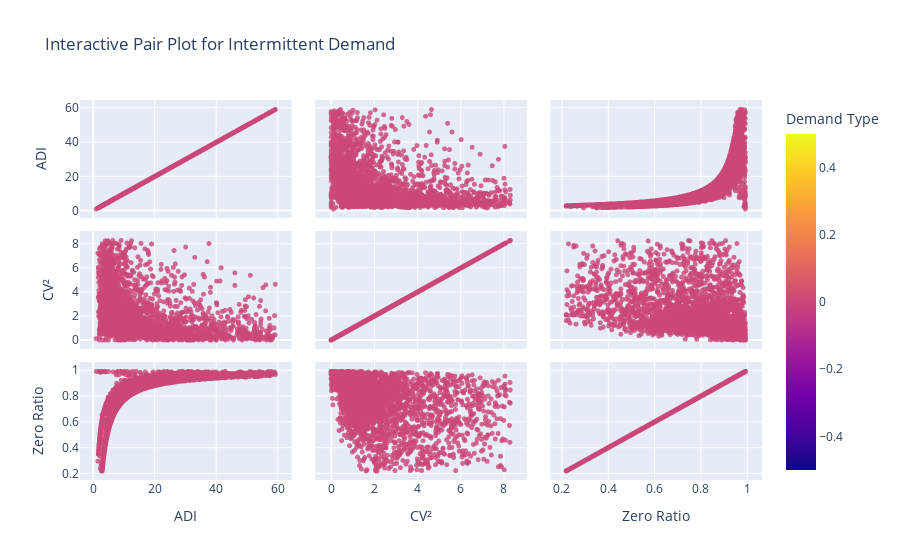

Notebook source saved alongside this figure:
### Code cell
fig = px.scatter_matrix(
    df_visual,
    # Liệt kê các cột muốn so sánh cặp
    dimensions=["ADI", "cv2", "zero_ratio"],
    color="demand_type_2",
    title="Interactive Pair Plot for Intermittent Demand",
    labels={
        "ADI": "ADI",
        "cv2": "CV²",
        "zero_ratio": "Zero Ratio",
        "demand_type_2": "Demand Type",
    },
)

# Tinh chỉnh marker như yêu cầu cũ
fig.update_traces(marker=dict(size=5, opacity=0.8))
fig.update_layout(legend_title_text="Demand Type")
print(name_mapping)
fig.show()

### Figure 1 — Plotly figure (JSON) as saved in the notebook; plotly's stock layout.template omitted (floating-point values rounded to 4 significant figures; data arrays with more than 128 entries replaced by an {"elided": "..."} marker saying what was removed)
{"data": [{"dimensions": [{"axis": {"matches": true}, "label": "ADI", "values": {"elided": "2984 float values"}}, {"axis": {"matches": true}, "label": "CV²", "values": {"elided": "2984 float values"}}, {"axis": {"matches": true}, "label": "Zero Ratio", "values": {"elided": "2984 float values"}}], "hovertemplate": "%{xaxis.title.text}=%{x}<br>%{yaxis.title.text}=%{y}<br>Demand Type=%{marker.color}<extra></extra>", "legendgroup": "", "marker": {"color": {"elided": "2984 int values"}, "coloraxis": "coloraxis", "opacity": 0.8, "size": 5, "symbol": "circle"}, "name": "", "showlegend": false, "type": "splom"}], "layout": {"coloraxis": {"colorbar": {"title": {"text": "Demand Type"}}, "colorscale": [[0, "#0d0887"], [0.1111, "#46039f"], [0.2222, "#7201a8"], [0.3333, "#9c179e"], [0.4444, "#bd3786"], [0.5556, "#d8576b"], [0.6667, "#ed7953"], [0.7778, "#fb9f3a"], [0.8889, "#fdca26"], [1, "#f0f921"]]}, "dragmode": "select", "legend": {"title": {"text": "Demand Type"}, "tracegroupgap": 0}, "title": {"text": "Interactive Pair Plot for Intermittent Demand"}}}
